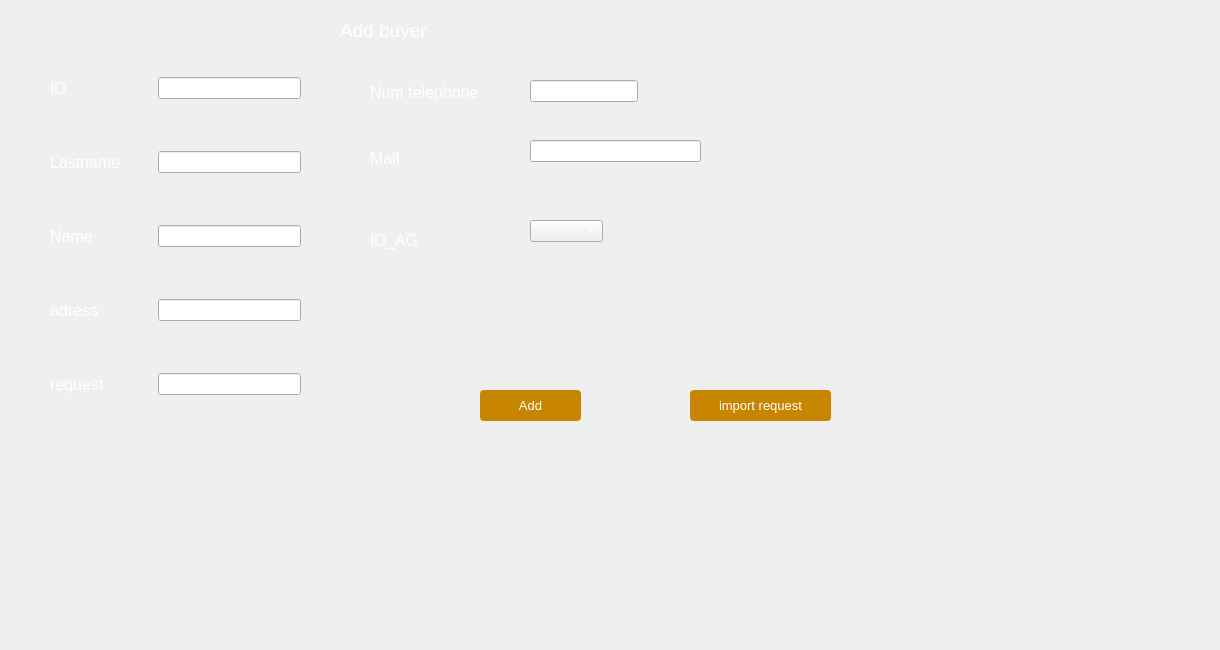
    <widget class="QWidget" name="tab">
     <attribute name="title">
      <string>Add</string>
     </attribute>
     <widget class="QLabel" name="label">
      <property name="geometry">
       <rect>
        <x>340</x>
        <y>20</y>
        <width>281</width>
        <height>20</height>
       </rect>
      </property>
      <property name="font">
       <font>
        <pointsize>14</pointsize>
       </font>
      </property>
      <property name="styleSheet">
       <string notr="true">color: rgb(255, 255, 255);</string>
      </property>
      <property name="text">
       <string>Add buyer</string>
      </property>
     </widget>
     <widget class="QPushButton" name="valider">
      <property name="geometry">
       <rect>
        <x>480</x>
        <y>390</y>
        <width>101</width>
        <height>31</height>
       </rect>
      </property>
      <property name="styleSheet">
       <string notr="true">QPushButton
{background-color: rgb(200,133,0);
color : white;
font: 10pt Arial;
            border-radius: 4px;
            text-shadow: 0 1px 1px rgba(0, 0, 0, 0.2);
border: 2px solid rgb(200,133,0);
}

QPushButton:hover {
border: 2px solid rgb(200,146,0);
background-color : rgb(200,149,47);
}</string>
      </property>
      <property name="text">
       <string>Add</string>
      </property>
     </widget>
     <widget class="QPushButton" name="inserer_photo">
      <property name="geometry">
       <rect>
        <x>690</x>
        <y>390</y>
        <width>141</width>
        <height>31</height>
       </rect>
      </property>
      <property name="styleSheet">
       <string notr="true">QPushButton
{background-color: rgb(200,133,0);
color : white;
font: 10pt Arial;
            border-radius: 4px;
            text-shadow: 0 1px 1px rgba(0, 0, 0, 0.2);
border: 2px solid rgb(200,133,0);
}

QPushButton:hover {
border: 2px solid rgb(200,146,0);
background-color : rgb(200,149,47);
}</string>
      </property>
      <property name="text">
       <string>import request</string>
      </property>
     </widget>
     <widget class="QLabel" name="label_19">
      <property name="geometry">
       <rect>
        <x>370</x>
        <y>150</y>
        <width>56</width>
        <height>16</height>
       </rect>
      </property>
      <property name="font">
       <font>
        <pointsize>12</pointsize>
       </font>
      </property>
      <property name="styleSheet">
       <string notr="true">color: rgb(255, 255, 255);
</string>
      </property>
      <property name="text">
       <string>Mail</string>
      </property>
     </widget>
     <widget class="QLineEdit" name="lineEdit_mail">
      <property name="geometry">
       <rect>
        <x>530</x>
        <y>140</y>
        <width>171</width>
        <height>22</height>
       </rect>
      </property>
      <property name="styleSheet">
       <string notr="true">color: rgb(255, 255, 255);</string>
      </property>
     </widget>
     <widget class="QLabel" name="label_14">
      <property name="geometry">
       <rect>
        <x>-20</x>
        <y>0</y>
        <width>1211</width>
        <height>641</height>
       </rect>
      </property>
      <property name="text">
       <string/>
      </property>
      <property name="pixmap">
       <pixmap>../../../Downloads/lovepik-financial-real-estate-black-gold-background-image_400084852.jpg</pixmap>
      </property>
     </widget>
     <widget class="QLabel" name="label_3">
      <property name="geometry">
       <rect>
        <x>50</x>
        <y>150</y>
        <width>102</width>
        <height>25</height>
       </rect>
      </property>
      <property name="font">
       <font>
        <pointsize>12</pointsize>
       </font>
      </property>
      <property name="styleSheet">
       <string notr="true">color: rgb(255, 255, 255);</string>
      </property>
      <property name="text">
       <string>Lastname</string>
      </property>
     </widget>
     <widget class="QLabel" name="label_55">
      <property name="geometry">
       <rect>
        <x>50</x>
        <y>372</y>
        <width>81</width>
        <height>25</height>
       </rect>
      </property>
      <property name="font">
       <font>
        <pointsize>12</pointsize>
       </font>
      </property>
      <property name="styleSheet">
       <string notr="true">color: rgb(255, 255, 255);</string>
      </property>
      <property name="text">
       <string>request</string>
      </property>
     </widget>
     <widget class="QLineEdit" name="lineEdit_request">
      <property name="geometry">
       <rect>
        <x>158</x>
        <y>373</y>
        <width>143</width>
        <height>22</height>
       </rect>
      </property>
      <property name="styleSheet">
       <string notr="true">color: rgb(255, 255, 255);</string>
      </property>
     </widget>
     <widget class="QLineEdit" name="lineEdit_adress">
      <property name="geometry">
       <rect>
        <x>158</x>
        <y>299</y>
        <width>143</width>
        <height>22</height>
       </rect>
      </property>
      <property name="styleSheet">
       <string notr="true">color: rgb(255, 255, 255);</string>
      </property>
     </widget>
     <widget class="QLabel" name="label_5">
      <property name="geometry">
       <rect>
        <x>50</x>
        <y>298</y>
        <width>91</width>
        <height>25</height>
       </rect>
      </property>
      <property name="font">
       <font>
        <pointsize>12</pointsize>
       </font>
      </property>
      <property name="styleSheet">
       <string notr="true">color: rgb(255, 255, 255);</string>
      </property>
      <property name="text">
       <string>adress</string>
      </property>
     </widget>
     <widget class="QLineEdit" name="lineEdit_name">
      <property name="geometry">
       <rect>
        <x>158</x>
        <y>225</y>
        <width>143</width>
        <height>22</height>
       </rect>
      </property>
      <property name="styleSheet">
       <string notr="true">color: rgb(255, 255, 255);</string>
      </property>
     </widget>
     <widget class="QLineEdit" name="lineEdit_num">
      <property name="geometry">
       <rect>
        <x>530</x>
        <y>80</y>
        <width>108</width>
        <height>22</height>
       </rect>
      </property>
      <property name="styleSheet">
       <string notr="true">color: rgb(255, 255, 255);</string>
      </property>
     </widget>
     <widget class="QLineEdit" name="lineEdit_lastname">
      <property name="geometry">
       <rect>
        <x>158</x>
        <y>151</y>
        <width>143</width>
        <height>22</height>
       </rect>
      </property>
      <property name="styleSheet">
       <string notr="true">color: rgb(255, 255, 255);</string>
      </property>
     </widget>
     <widget class="QLabel" name="label_52">
      <property name="geometry">
       <rect>
        <x>370</x>
        <y>80</y>
        <width>171</width>
        <height>25</height>
       </rect>
      </property>
      <property name="font">
       <font>
        <pointsize>12</pointsize>
       </font>
      </property>
      <property name="styleSheet">
       <string notr="true">color: rgb(255, 255, 255);</string>
      </property>
      <property name="text">
       <string>Num telephone</string>
      </property>
     </widget>
     <widget class="QLabel" name="label_2">
      <property name="geometry">
       <rect>
        <x>50</x>
        <y>76</y>
        <width>31</width>
        <height>25</height>
       </rect>
      </property>
      <property name="font">
       <font>
        <pointsize>12</pointsize>
       </font>
      </property>
      <property name="styleSheet">
       <string notr="true">color: rgb(255, 255, 255);
</string>
      </property>
      <property name="text">
       <string>ID</string>
      </property>
     </widget>
     <widget class="QLabel" name="label_4">
      <property name="geometry">
       <rect>
        <x>50</x>
        <y>224</y>
        <width>67</width>
        <height>25</height>
       </rect>
      </property>
      <property name="font">
       <font>
        <pointsize>12</pointsize>
       </font>
      </property>
      <property name="styleSheet">
       <string notr="true">color: rgb(255, 255, 255);</string>
      </property>
      <property name="text">
       <string>Name</string>
      </property>
     </widget>
     <widget class="QLineEdit" name="lineEdit_id">
      <property name="geometry">
       <rect>
        <x>158</x>
        <y>77</y>
        <width>143</width>
        <height>22</height>
       </rect>
      </property>
      <property name="styleSheet">
       <string notr="true">color: rgb(255, 255, 255);</string>
      </property>
     </widget>
     <widget class="QLabel" name="label_6">
      <property name="geometry">
       <rect>
        <x>370</x>
        <y>230</y>
        <width>71</width>
        <height>21</height>
       </rect>
      </property>
      <property name="font">
       <font>
        <pointsize>12</pointsize>
       </font>
      </property>
      <property name="styleSheet">
       <string notr="true">color: rgb(255, 255, 255);</string>
      </property>
      <property name="text">
       <string>ID_AG</string>
      </property>
     </widget>
     <widget class="QComboBox" name="comboBox_2">
      <property name="geometry">
       <rect>
        <x>530</x>
        <y>220</y>
        <width>73</width>
        <height>22</height>
       </rect>
      </property>
      <property name="styleSheet">
       <string notr="true">color: rgb(255, 255, 255);</string>
      </property>
     </widget>
     <zorder>label_14</zorder>
     <zorder>label</zorder>
     <zorder>valider</zorder>
     <zorder>inserer_photo</zorder>
     <zorder>label_19</zorder>
     <zorder>lineEdit_mail</zorder>
     <zorder>label_3</zorder>
     <zorder>label_55</zorder>
     <zorder>lineEdit_request</zorder>
     <zorder>lineEdit_adress</zorder>
     <zorder>label_5</zorder>
     <zorder>lineEdit_name</zorder>
     <zorder>lineEdit_num</zorder>
     <zorder>lineEdit_lastname</zorder>
     <zorder>label_52</zorder>
     <zorder>label_2</zorder>
     <zorder>label_4</zorder>
     <zorder>lineEdit_id</zorder>
     <zorder>label_6</zorder>
     <zorder>comboBox_2</zorder>
    </widget>
